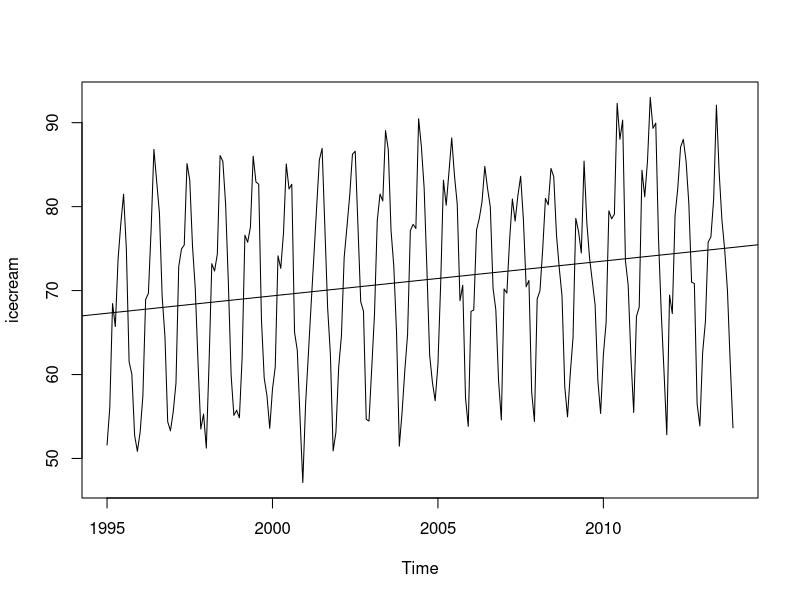
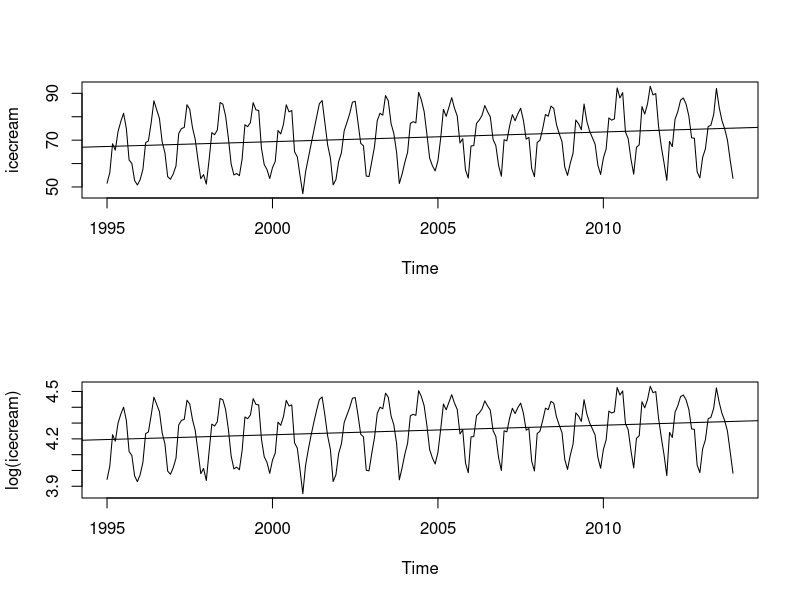
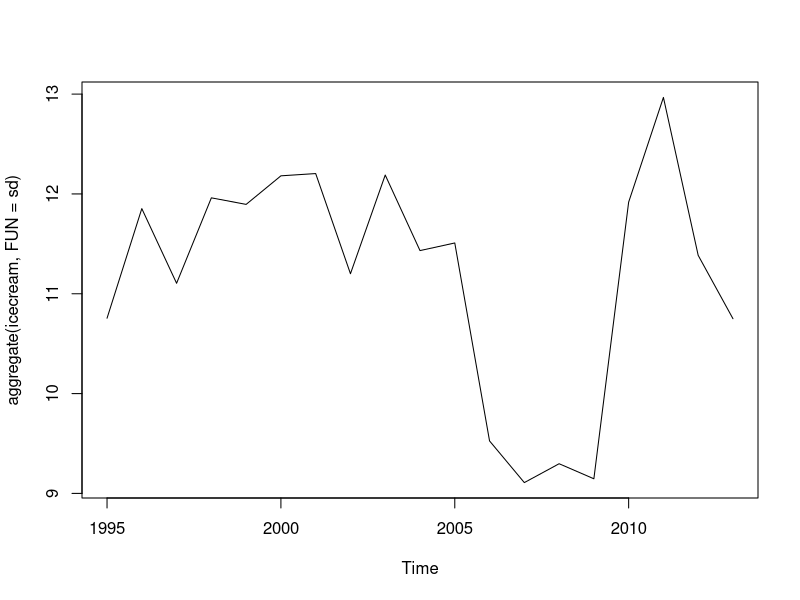
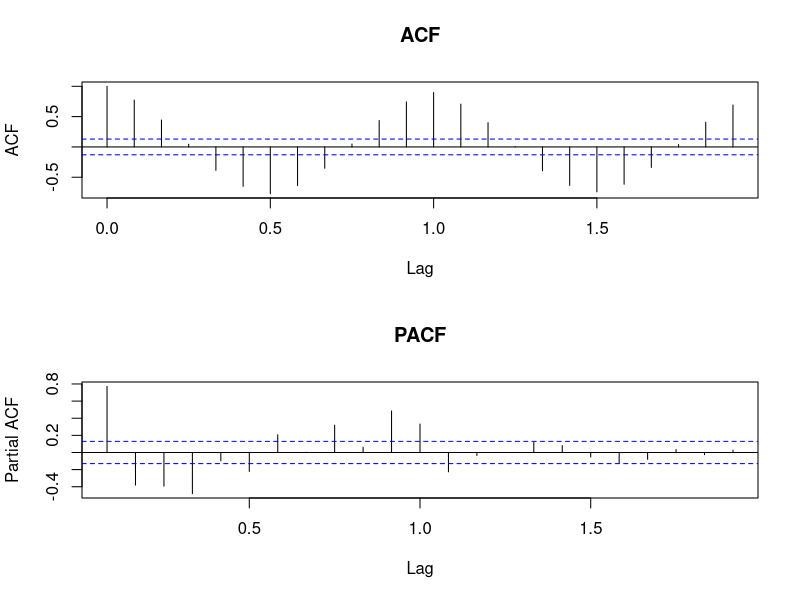
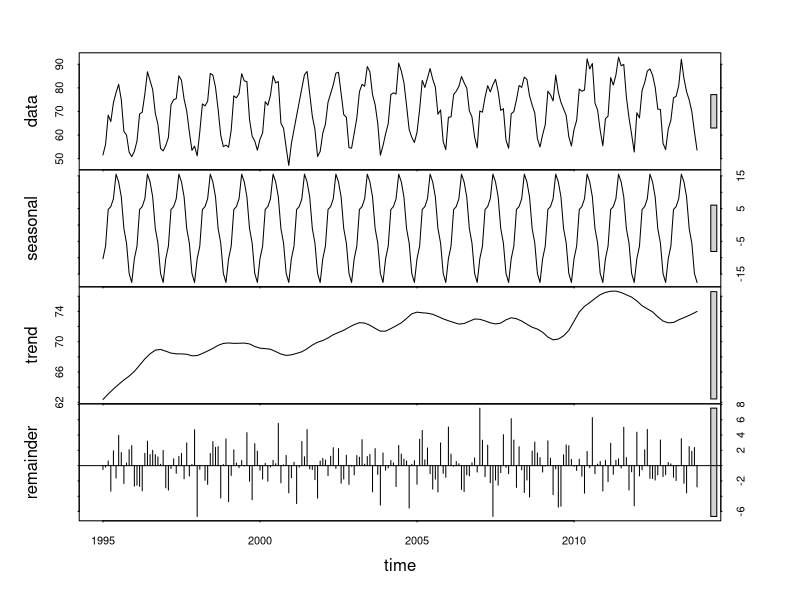
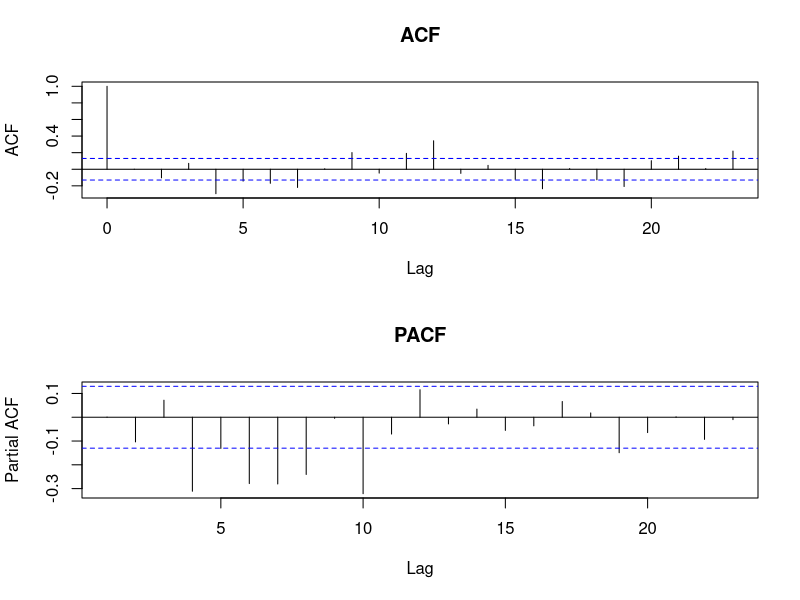
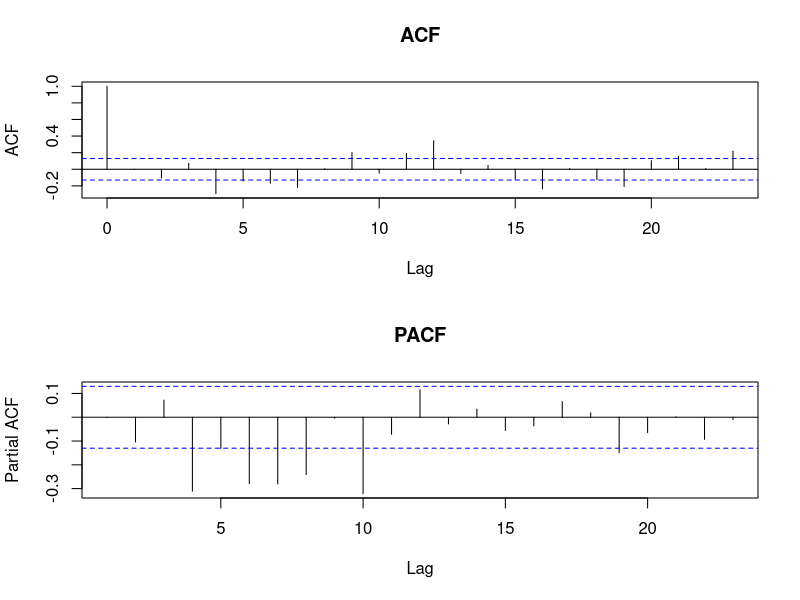
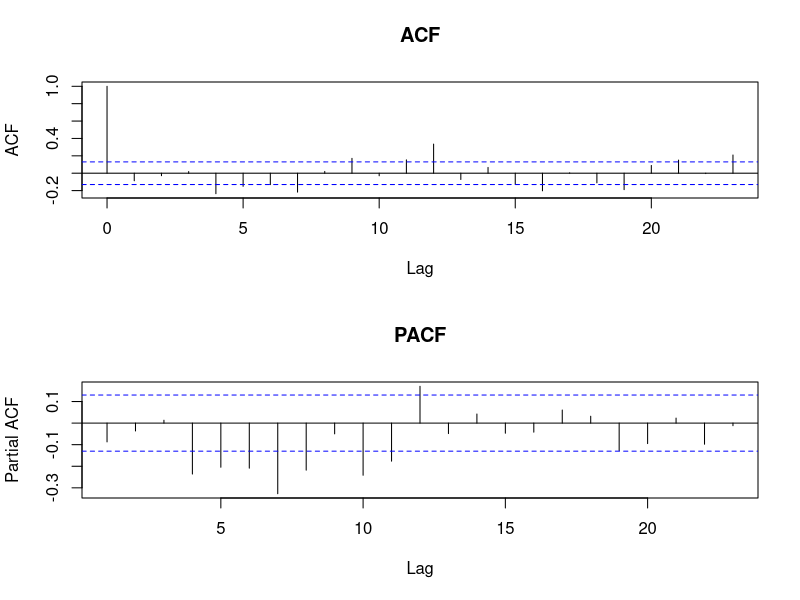

Generate these figures, in order, with R:
# #########################################################################
# Assignment 7
# Method for Data Analysis
# 
# Author: Josh Jensen
# #########################################################################



#
### Set up
#

# load libraries and set working drive
library(dplyr)
library(readr)
library(ggplot2)
library(forecast)
library(tseries)

setwd(choose.dir())

# read in data
dairy <- read_csv('CADairyProduction.csv') 

# inspect time range & check 12 months per year
dairy %>% group_by(Year) %>% summarise(n()) %>% arrange(Year)

# create ts object
icecream <- ts(dairy$Icecream.Prod, start = 1995, deltat = 1/12)
icecream



#
### Inspect stationarity
#

# plot the ts
plot(icecream)
abline(reg=lm(icecream ~ time(icecream)))
# seasonal components are readily apparent
# unsure about heteroskedadicity
# trend component may be mild enough or skewed to still consider stationary 

# now look side by side with a log transform
par(mfrow=c(2,1))
plot(icecream)
abline(reg=lm(icecream ~ time(icecream)))

plot(log(icecream))
abline(reg=lm(log(icecream) ~ time(icecream)))

par(mfrow=c(1,1))
# log transform appears not to make a huge difference

# lets inspect standard deviation by year
# if heteroskedasticity exists, then we should see a trend in the standard deviation
plot(aggregate(icecream, FUN = sd))
# anamoly exists in 2006-2009, but no overall trend

# use augmented dickey-fuller test for stationarity
adf.test(icecream, alternative = 'stationary')
# accept alt hypothesis that series is stationary


# plot acf & pacf
acf_plots <- function(ts) {
  par(mfrow=c(2,1))
  acf(ts, main = "ACF")
  pacf(ts, main = "PACF")
  par(mfrow=c(1,1))
}

acf_plots(icecream)
# large seasonal component 
#



#
### Run ARMA on remainder
#

# seasonal decomposition
icecream_decomp <- stl(icecream, s.window = 'periodic')

plot(icecream_decomp)

# AR(1) 
fit_arma10 <- arima(icecream_decomp$time.series[,'remainder'], order = c(1,0,0))
acf_plots(fit_arma10$residuals[-1])
# not a good fit

# MA(1)
fit_arma01 <- arima(icecream_decomp$time.series[,'remainder'], order = c(0,0,1))
acf_plots(fit_arma01$residuals[-1])
# not a good fit

# ARMA(1,1)
fit_arma11 <- arima(icecream_decomp$time.series[,'remainder'], order = c(1,0,1))
acf_plots(fit_arma11$residuals[-1])

# ARMA(1,2)
fit_arma12 <- arima(icecream_decomp$time.series[,'remainder'], order = c(1,0,2))
acf_plots(fit_arma12$residuals[-1])
# becoming tedious...

# bring in the big guns
fit_arma <- auto.arima(icecream_decomp$time.series[,'remainder'],
                         max.p = 5, max.d = 0, max.q = 5,
                         max.order = 5, seasonal = FALSE, stepwise = FALSE)

summary(fit_arma)
acf_plots(fit_arma$residuals[-1])



#
### Train ARIMA & forecast out
#

fit_arima <- auto.arima(icecream, max.p=3, max.q=3,
                         max.P=2, max.Q=2, max.order=5, 
                         max.d=2, max.D=1, start.p=0, 
                         start.q=0, start.P=0, start.Q=0)

summary(fit_arima)
acf_plots(fit_arima$residuals[-1])

icecream_forecast <- forecast(fit_arima, h=12)

summary(icecream_forecast)
plot(icecream_forecast)
